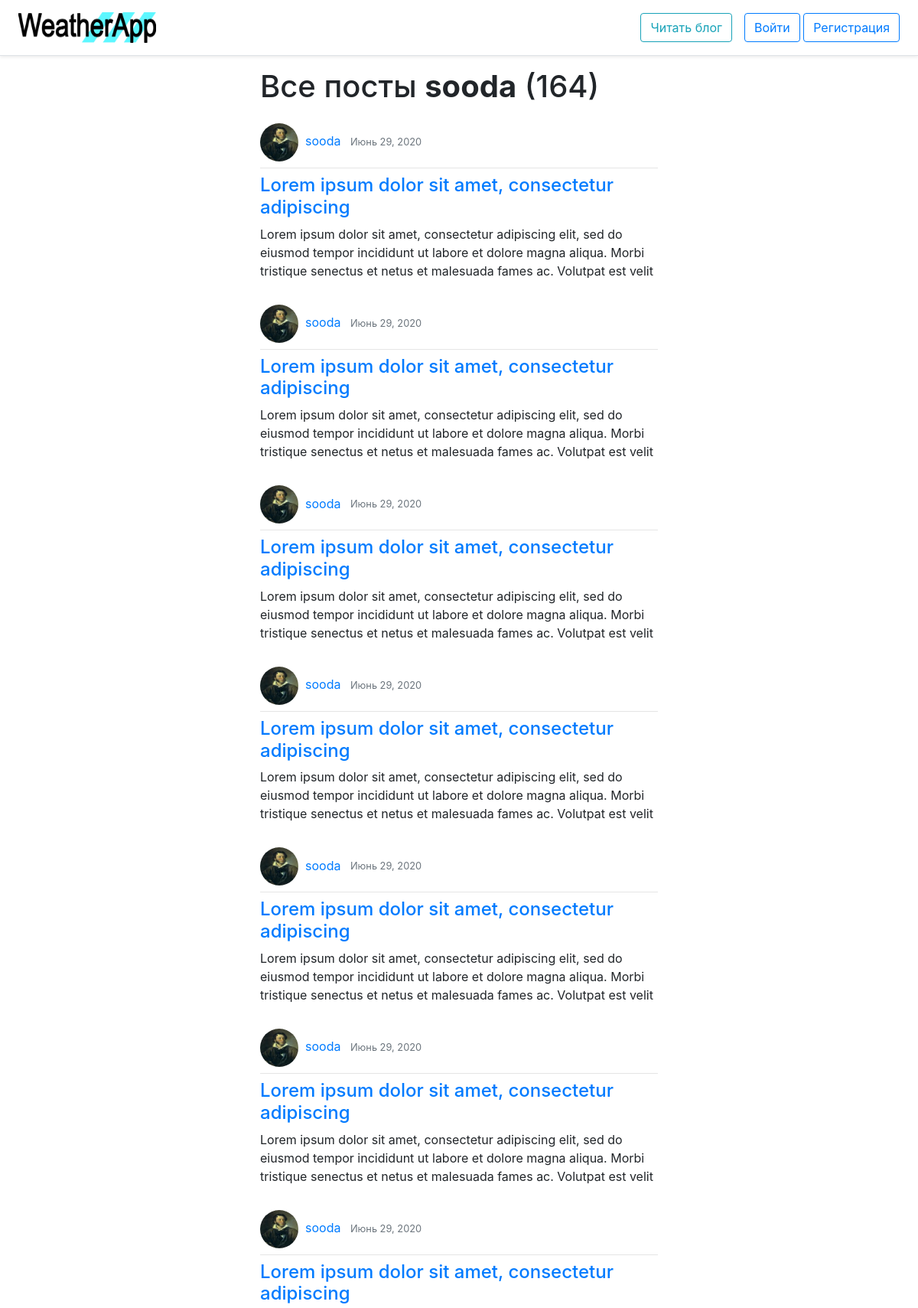
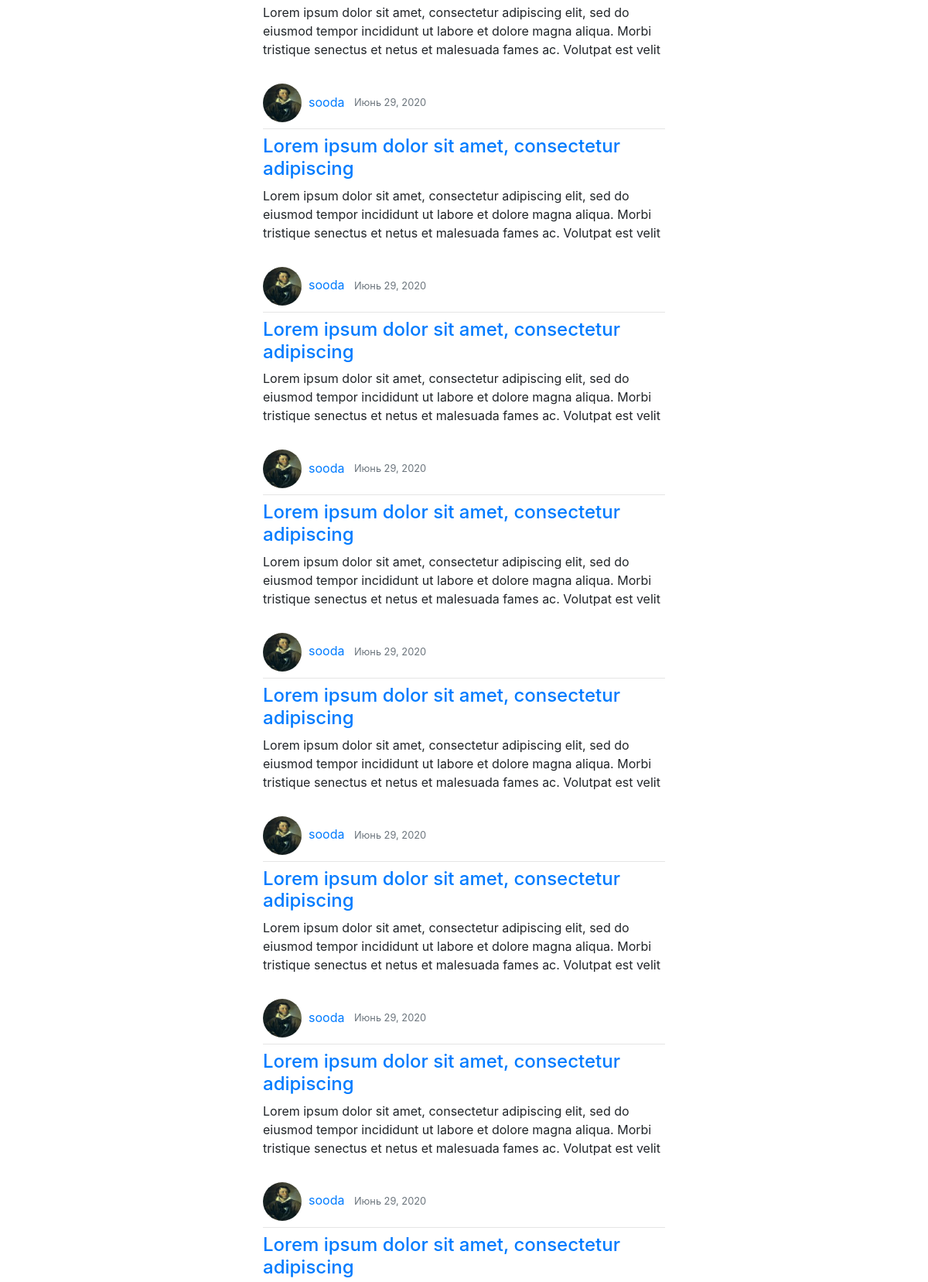
The app's page /user/sooda (upper part) with its own data (2 pictures, top to bottom).
### weather/models.py (models this page shows, shortened)
class Post(models.Model):
    title = models.CharField('Заголовок', max_length=50)
    content = models.TextField('Текст публикации', max_length=250)
    date_posted = models.DateTimeField(default=timezone.now)
    author = models.ForeignKey(User, on_delete=models.CASCADE)

### users/models.py (models this page shows, shortened)
class Profile(models.Model):
    user = models.OneToOneField(User, on_delete=models.CASCADE)
    image = models.ImageField(
        'Фото профиля', default='default.jpg', upload_to='profile_pics')

### weather/views.py (the view)
# urls.py: path('user/<str:username>', UserPostListView.as_view(template_name='user_postlist.html'),
class UserPostListView(ListView):
    model = Post
    context_object_name = 'posts'
    paginate_by = 30
    def get_queryset(self):
        user = get_object_or_404(User, username=self.kwargs.get('username'))
        return Post.objects.filter(author=user).order_by('-date_posted')

### templates/user_postlist.html (shortened to what this page needs)
{% extends "index.html" %}
{% block mainpage %}
<div class="container main_page">
    <h1>Все посты <strong>{{ view.kwargs.username }}</strong> ({{ page_obj.paginator.count}})</h1>
    {% for post in posts %}
    <article class="media content-section">
        <div class="media-body">
            <div class="article-metadata">
                <img class="rounded-circle article-img" src="{{ post.author.profile.image.url }}" width="50" height="50"
                    alt="Фото профиля">&nbsp
                <a href="{% url 'userpost_list' post.author.username %}" class="mr-2">{{ post.author }}</a>
                <small class="text-muted">{{ post.date_posted|date:"F d, Y" }}</small>
            </div>
            <hr style="margin-top: 0.5em; margin-bottom: 0.5em;">
            <h4 class="article-title"><a href="{% url 'post_details' post.id %}"
                    class="text-decoration-none">{{ post.title }}</a></h4>
            <p class="article-content">{{ post.content }}</p>
        </div>
    </article>
    {% endfor %}
    <br>
    <br><br><br>
</div>
{% endblock %}

### static/styles.css (style rules this page uses)
.main_page { width: 550px; }

### records on screen
Post: author.profile.image (picture), author "sooda", date_posted "Июнь 29, 2020", title "Lorem ipsum dolor sit amet, consectetur adipiscing", content "Lorem ipsum dolor sit amet, consectetur adipiscing elit, sed do eiusmod tempor incididunt ut labore et dolore magna aliqua. Morbi tristique senectus et netus et malesuada fames ac. Volutpat est velit"
Post: author.profile.image (picture), author "sooda", date_posted "Июнь 29, 2020", title "Lorem ipsum dolor sit amet, consectetur adipiscing", content "Lorem ipsum dolor sit amet, consectetur adipiscing elit, sed do eiusmod tempor incididunt ut labore et dolore magna aliqua. Morbi tristique senectus et netus et malesuada fames ac. Volutpat est velit"
Post: author.profile.image (picture), author "sooda", date_posted "Июнь 29, 2020", title "Lorem ipsum dolor sit amet, consectetur adipiscing", content "Lorem ipsum dolor sit amet, consectetur adipiscing elit, sed do eiusmod tempor incididunt ut labore et dolore magna aliqua. Morbi tristique senectus et netus et malesuada fames ac. Volutpat est velit"
Post: author.profile.image (picture), author "sooda", date_posted "Июнь 29, 2020", title "Lorem ipsum dolor sit amet, consectetur adipiscing", content "Lorem ipsum dolor sit amet, consectetur adipiscing elit, sed do eiusmod tempor incididunt ut labore et dolore magna aliqua. Morbi tristique senectus et netus et malesuada fames ac. Volutpat est velit"
Post: author.profile.image (picture), author "sooda", date_posted "Июнь 29, 2020", title "Lorem ipsum dolor sit amet, consectetur adipiscing", content "Lorem ipsum dolor sit amet, consectetur adipiscing elit, sed do eiusmod tempor incididunt ut labore et dolore magna aliqua. Morbi tristique senectus et netus et malesuada fames ac. Volutpat est velit"
Post: author.profile.image (picture), author "sooda", date_posted "Июнь 29, 2020", title "Lorem ipsum dolor sit amet, consectetur adipiscing", content "Lorem ipsum dolor sit amet, consectetur adipiscing elit, sed do eiusmod tempor incididunt ut labore et dolore magna aliqua. Morbi tristique senectus et netus et malesuada fames ac. Volutpat est velit"
Post: author.profile.image (picture), author "sooda", date_posted "Июнь 29, 2020", title "Lorem ipsum dolor sit amet, consectetur adipiscing", content "Lorem ipsum dolor sit amet, consectetur adipiscing elit, sed do eiusmod tempor incididunt ut labore et dolore magna aliqua. Morbi tristique senectus et netus et malesuada fames ac. Volutpat est velit"
Post: author.profile.image (picture), author "sooda", date_posted "Июнь 29, 2020", title "Lorem ipsum dolor sit amet, consectetur adipiscing", content "Lorem ipsum dolor sit amet, consectetur adipiscing elit, sed do eiusmod tempor incididunt ut labore et dolore magna aliqua. Morbi tristique senectus et netus et malesuada fames ac. Volutpat est velit"
Post: author.profile.image (picture), author "sooda", date_posted "Июнь 29, 2020", title "Lorem ipsum dolor sit amet, consectetur adipiscing", content "Lorem ipsum dolor sit amet, consectetur adipiscing elit, sed do eiusmod tempor incididunt ut labore et dolore magna aliqua. Morbi tristique senectus et netus et malesuada fames ac. Volutpat est velit"
Post: author.profile.image (picture), author "sooda", date_posted "Июнь 29, 2020", title "Lorem ipsum dolor sit amet, consectetur adipiscing", content "Lorem ipsum dolor sit amet, consectetur adipiscing elit, sed do eiusmod tempor incididunt ut labore et dolore magna aliqua. Morbi tristique senectus et netus et malesuada fames ac. Volutpat est velit"
Post: author.profile.image (picture), author "sooda", date_posted "Июнь 29, 2020", title "Lorem ipsum dolor sit amet, consectetur adipiscing", content "Lorem ipsum dolor sit amet, consectetur adipiscing elit, sed do eiusmod tempor incididunt ut labore et dolore magna aliqua. Morbi tristique senectus et netus et malesuada fames ac. Volutpat est velit"
Post: author.profile.image (picture), author "sooda", date_posted "Июнь 29, 2020", title "Lorem ipsum dolor sit amet, consectetur adipiscing", content "Lorem ipsum dolor sit amet, consectetur adipiscing elit, sed do eiusmod tempor incididunt ut labore et dolore magna aliqua. Morbi tristique senectus et netus et malesuada fames ac. Volutpat est velit"
Post: author.profile.image (picture), author "sooda", date_posted "Июнь 29, 2020", title "Lorem ipsum dolor sit amet, consectetur adipiscing", content "Lorem ipsum dolor sit amet, consectetur adipiscing elit, sed do eiusmod tempor incididunt ut labore et dolore magna aliqua. Morbi tristique senectus et netus et malesuada fames ac. Volutpat est velit"
Post: author.profile.image (picture), author "sooda", date_posted "Июнь 29, 2020", title "Lorem ipsum dolor sit amet, consectetur adipiscing"

### other values on screen
{{ view.kwargs.username }} "sooda"
{{ page_obj.paginator.count }} "164"
